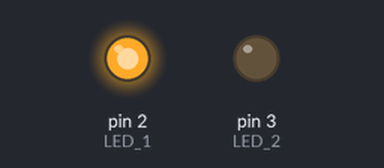
Bench run of a sketch on a simulated Arduino Uno, built with avr-gcc and run on an emulated ATmega328P. Shown: output pins drawn as LEDs (lit = HIGH).

Above: at 0.5 s.
At 11.8 s:
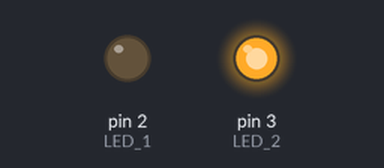
Timing chart, 0 to 13.5 s (numbered marks = the images above):
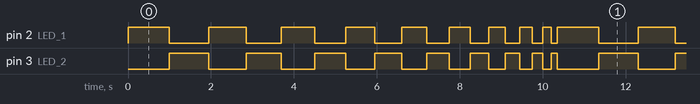

The sketch:

Checkpoint5.ino
```cpp
const int LED_1 =  2;
const int LED_2 =  3;

void setup() {
  pinMode(LED_1, OUTPUT);
  pinMode(LED_2, OUTPUT);
  digitalWrite(LED_1, LOW);
  digitalWrite(LED_2, LOW);
}

int retardo = 1000;
void loop() {
  if(retardo <= 100){
    retardo = 1000;
  }
  digitalWrite(LED_1, HIGH);
  delay(retardo);
  retardo= retardo - 50;
  digitalWrite(LED_1, LOW);
  digitalWrite(LED_2, HIGH);
  delay(retardo);
  retardo= retardo - 50;
  digitalWrite(LED_2, LOW);
}
```

Measured:
- by itself, pin 2 (LED_1): repeats every 10.4 s: LOW 0.95 s, HIGH 0.90 s, LOW 0.85 s, HIGH 0.80 s, LOW 0.75 s, HIGH 0.70 s, LOW 0.65 s, HIGH 0.60 s, LOW 0.55 s, HIGH 0.50 s, LOW 0.45 s, HIGH 0.40 s, LOW 0.35 s, HIGH 0.30 s, LOW 0.25 s, HIGH 0.20 s, LOW 0.15 s, HIGH 1.0 s
- by itself, pin 3 (LED_2): repeats every 10.4 s: LOW 0.90 s, HIGH 0.85 s, LOW 0.80 s, HIGH 0.75 s, LOW 0.70 s, HIGH 0.65 s, LOW 0.60 s, HIGH 0.55 s, LOW 0.50 s, HIGH 0.45 s, LOW 0.40 s, HIGH 0.35 s, LOW 0.30 s, HIGH 0.25 s, LOW 0.20 s, HIGH 0.15 s, LOW 1.0 s, HIGH 0.95 s
- by itself, everything shown: repeats every 10.4 s, in 25 steps
